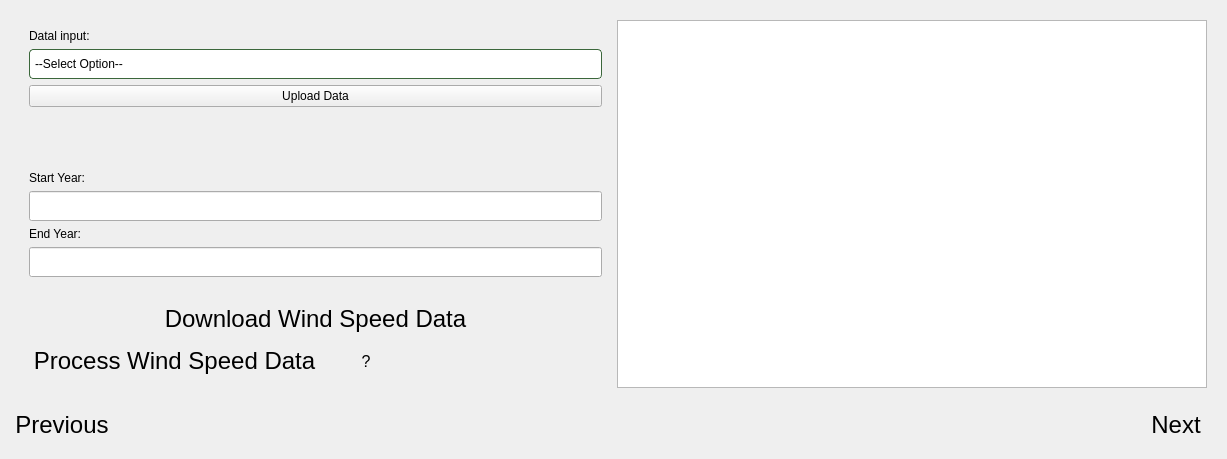
          <widget class="QWidget" name="wind_tab">
           <property name="styleSheet">
            <string notr="true"/>
           </property>
           <attribute name="title">
            <string>Wind</string>
           </attribute>
           <layout class="QGridLayout" name="gridLayout_14">
            <item row="0" column="0">
             <widget class="QFrame" name="frame_55">
              <property name="frameShape">
               <enum>QFrame::Shape::NoFrame</enum>
              </property>
              <property name="frameShadow">
               <enum>QFrame::Shadow::Raised</enum>
              </property>
              <layout class="QGridLayout" name="gridLayout_12">
               <item row="0" column="1" rowspan="4">
                <widget class="QTextBrowser" name="textBrowser_3">
                 <property name="styleSheet">
                  <string notr="true"/>
                 </property>
                </widget>
               </item>
               <item row="3" column="0">
                <widget class="QWidget" name="widget_12" native="true">
                 <layout class="QGridLayout" name="gridLayout_11">
                  <item row="0" column="0">
                   <widget class="QPushButton" name="pushButton_4">
                    <property name="font">
                     <font>
                      <family>Arial</family>
                      <pointsize>18</pointsize>
                      <italic>false</italic>
                      <bold>false</bold>
                     </font>
                    </property>
                    <property name="styleSheet">
                     <string notr="true">font: 18pt &quot;Arial&quot;;</string>
                    </property>
                    <property name="text">
                     <string>Download Wind Speed Data</string>
                    </property>
                    <property name="flat">
                     <bool>true</bool>
                    </property>
                   </widget>
                  </item>
                  <item row="1" column="0">
                   <layout class="QHBoxLayout" name="horizontalLayout_2">
                    <item>
                     <widget class="QPushButton" name="pushButton_7">
                      <property name="sizePolicy">
                       <sizepolicy hsizetype="Minimum" vsizetype="Preferred">
                        <horstretch>0</horstretch>
                        <verstretch>0</verstretch>
                       </sizepolicy>
                      </property>
                      <property name="font">
                       <font>
                        <family>Arial</family>
                        <pointsize>18</pointsize>
                        <italic>false</italic>
                        <bold>false</bold>
                       </font>
                      </property>
                      <property name="styleSheet">
                       <string notr="true">font: 18pt &quot;Arial&quot;;</string>
                      </property>
                      <property name="text">
                       <string>Process Wind Speed Data</string>
                      </property>
                      <property name="flat">
                       <bool>true</bool>
                      </property>
                     </widget>
                    </item>
                    <item>
                     <widget class="QPushButton" name="pushButton_help_wind">
                      <property name="sizePolicy">
                       <sizepolicy hsizetype="Minimum" vsizetype="Minimum">
                        <horstretch>0</horstretch>
                        <verstretch>0</verstretch>
                       </sizepolicy>
                      </property>
                      <property name="minimumSize">
                       <size>
                        <width>0</width>
                        <height>0</height>
                       </size>
                      </property>
                      <property name="font">
                       <font>
                        <pointsize>12</pointsize>
                       </font>
                      </property>
                      <property name="cursor">
                       <cursorShape>PointingHandCursor</cursorShape>
                      </property>
                      <property name="styleSheet">
                       <string notr="true"/>
                      </property>
                      <property name="text">
                       <string>?</string>
                      </property>
                      <property name="flat">
                       <bool>true</bool>
                      </property>
                     </widget>
                    </item>
                    <item>
                     <spacer name="horizontalSpacer_13">
                      <property name="orientation">
                       <enum>Qt::Orientation::Horizontal</enum>
                      </property>
                      <property name="sizeHint" stdset="0">
                       <size>
                        <width>40</width>
                        <height>20</height>
                       </size>
                      </property>
                     </spacer>
                    </item>
                   </layout>
                  </item>
                 </layout>
                </widget>
               </item>
               <item row="2" column="0">
                <widget class="QWidget" name="widget_9" native="true">
                 <layout class="QGridLayout" name="gridLayout_10">
                  <item row="0" column="0">
                   <widget class="QLabel" name="label_31">
                    <property name="text">
                     <string>Start Year:</string>
                    </property>
                   </widget>
                  </item>
                  <item row="1" column="0">
                   <widget class="QLineEdit" name="lineEdit_22">
                    <property name="minimumSize">
                     <size>
                      <width>0</width>
                      <height>30</height>
                     </size>
                    </property>
                   </widget>
                  </item>
                  <item row="2" column="0">
                   <widget class="QLabel" name="label_32">
                    <property name="text">
                     <string>End Year:</string>
                    </property>
                   </widget>
                  </item>
                  <item row="3" column="0">
                   <widget class="QLineEdit" name="lineEdit_23">
                    <property name="minimumSize">
                     <size>
                      <width>0</width>
                      <height>30</height>
                     </size>
                    </property>
                   </widget>
                  </item>
                 </layout>
                </widget>
               </item>
               <item row="0" column="0">
                <widget class="QWidget" name="widget_8" native="true">
                 <property name="sizePolicy">
                  <sizepolicy hsizetype="Expanding" vsizetype="Expanding">
                   <horstretch>0</horstretch>
                   <verstretch>0</verstretch>
                  </sizepolicy>
                 </property>
                 <layout class="QVBoxLayout" name="verticalLayout_2">
                  <item>
                   <widget class="QLabel" name="label_27">
                    <property name="sizePolicy">
                     <sizepolicy hsizetype="Preferred" vsizetype="Minimum">
                      <horstretch>0</horstretch>
                      <verstretch>0</verstretch>
                     </sizepolicy>
                    </property>
                    <property name="maximumSize">
                     <size>
                      <width>100</width>
                      <height>100</height>
                     </size>
                    </property>
                    <property name="text">
                     <string>Datal input:</string>
                    </property>
                   </widget>
                  </item>
                  <item>
                   <widget class="QComboBox" name="comboBox_3">
                    <property name="minimumSize">
                     <size>
                      <width>0</width>
                      <height>30</height>
                     </size>
                    </property>
                    <property name="styleSheet">
                     <string notr="true">QComboBox {
    background: white;
    border: 1px solid rgb(59, 103, 59);
    border-radius: 4px;
    color: rgb(0, 0, 0);
    padding: 5px;
}
QComboBox::drop-down {
    border: none;

}
QComboBox QAbstractItemView {
    background-color: white;
    border: 1px solid rgb(59, 103, 59);
    selection-background-color: rgb(59, 103, 59);
    selection-color: white;
}</string>
                    </property>
                    <property name="editable">
                     <bool>false</bool>
                    </property>
                    <property name="maxVisibleItems">
                     <number>10</number>
                    </property>
                    <item>
                     <property name="text">
                      <string>--Select Option--</string>
                     </property>
                    </item>
                    <item>
                     <property name="text">
                      <string>Download Wind Data from WIND Toolkit</string>
                     </property>
                    </item>
                    <item>
                     <property name="text">
                      <string>Use Own Data</string>
                     </property>
                    </item>
                    <item>
                     <property name="text">
                      <string>No Wind</string>
                     </property>
                    </item>
                   </widget>
                  </item>
                  <item>
                   <widget class="QPushButton" name="pushButton_wind_upload">
                    <property name="styleSheet">
                     <string notr="true">font: 18pt &quot;Arial&quot;;</string>
                    </property>
                    <property name="text">
                     <string>Upload Data</string>
                    </property>
                   </widget>
                  </item>
                 </layout>
                </widget>
               </item>
               <item row="1" column="0">
                <spacer name="verticalSpacer">
                 <property name="orientation">
                  <enum>Qt::Orientation::Vertical</enum>
                 </property>
                 <property name="sizeHint" stdset="0">
                  <size>
                   <width>20</width>
                   <height>40</height>
                  </size>
                 </property>
                </spacer>
               </item>
              </layout>
             </widget>
            </item>
            <item row="1" column="0">
             <widget class="QWidget" name="widget_11" native="true">
              <layout class="QHBoxLayout" name="horizontalLayout_7">
               <property name="spacing">
                <number>0</number>
               </property>
               <property name="leftMargin">
                <number>0</number>
               </property>
               <property name="topMargin">
                <number>0</number>
               </property>
               <property name="rightMargin">
                <number>0</number>
               </property>
               <property name="bottomMargin">
                <number>0</number>
               </property>
               <item>
                <widget class="QPushButton" name="pushButton_DI_previous_3">
                 <property name="font">
                  <font>
                   <family>Arial</family>
                   <pointsize>18</pointsize>
                   <italic>false</italic>
                   <bold>false</bold>
                  </font>
                 </property>
                 <property name="styleSheet">
                  <string notr="true">font: 18pt &quot;Arial&quot;;</string>
                 </property>
                 <property name="text">
                  <string>Previous</string>
                 </property>
                 <property name="flat">
                  <bool>true</bool>
                 </property>
                </widget>
               </item>
               <item>
                <spacer name="horizontalSpacer_11">
                 <property name="orientation">
                  <enum>Qt::Orientation::Horizontal</enum>
                 </property>
                 <property name="sizeHint" stdset="0">
                  <size>
                   <width>1023</width>
                   <height>45</height>
                  </size>
                 </property>
                </spacer>
               </item>
               <item>
                <widget class="QPushButton" name="pushButton_DI_next_3">
                 <property name="font">
                  <font>
                   <family>Arial</family>
                   <pointsize>18</pointsize>
                   <italic>false</italic>
                   <bold>false</bold>
                  </font>
                 </property>
                 <property name="styleSheet">
                  <string notr="true">font: 18pt &quot;Arial&quot;;</string>
                 </property>
                 <property name="text">
                  <string>Next</string>
                 </property>
                 <property name="flat">
                  <bool>true</bool>
                 </property>
                </widget>
               </item>
              </layout>
             </widget>
            </item>
           </layout>
          </widget>
